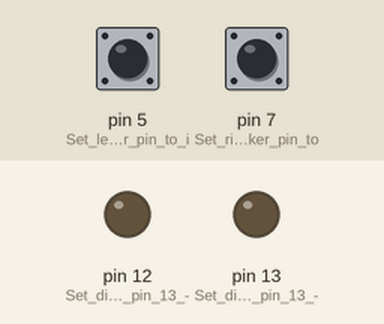
This sketch was run on a simulated Arduino Uno, built with avr-gcc and run on an emulated ATmega328P. Parts: output pins drawn as LEDs (lit = HIGH). The test bench sets the inputs (shaded band); at power-on: pin 5 (Set_left_whisker_pin_to_i) LOW, pin 7 (Set_right_whisker_pin_to) LOW. What the sketch prints to the serial monitor is not drawn.

Above: at 1.2 s.
1.3 s: pin 5 (Set_left_whisker_pin_to_i) pulled HIGH for 0.15 s
At 1.38 s:
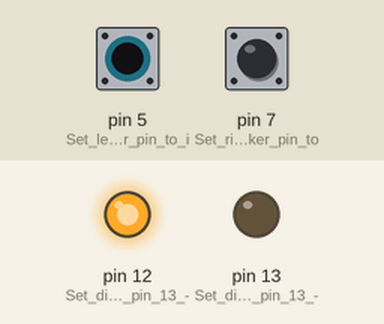
2.9 s: pin 7 (Set_right_whisker_pin_to) pulled HIGH for 0.15 s
At 2.98 s:
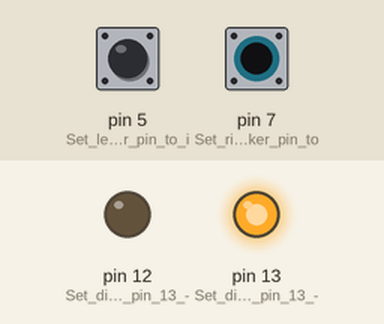
4.5 s: pin 7 (Set_right_whisker_pin_to) pulled HIGH for 3.2 s
At 8.9 s:
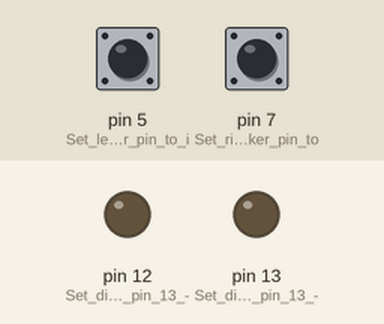
9.2 s: pin 5 (Set_left_whisker_pin_to_i) pulled HIGH for 3.2 s
At 10.4 s:
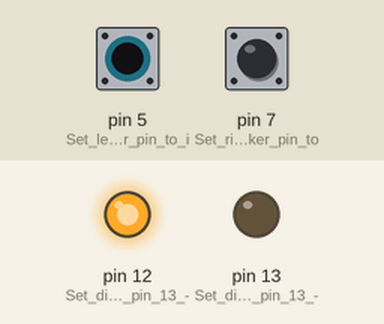
13.9 s: pin 5 (Set_left_whisker_pin_to_i) driven HIGH and pin 7 (Set_right_whisker_pin_to) driven HIGH
At 15.3 s:
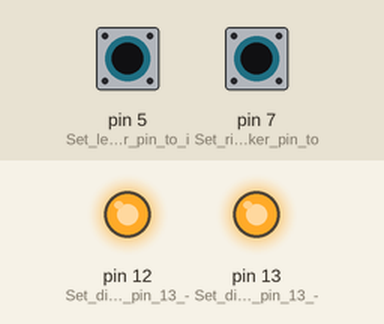
Timing chart, 0 to 16.4 s (numbered marks = the images above; inputs shaded):
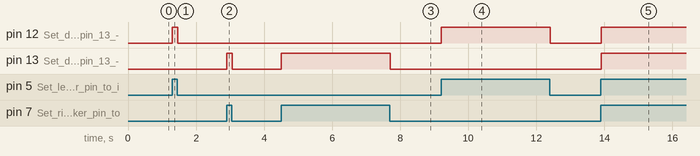

Measured:
- after the input at 1.3 s, pin 12 (Set_digital_pin_13_-): LOW → HIGH at once, → LOW 0.16 s later
- after the input at 2.9 s, pin 13 (Set_digital_pin_13_-): LOW → HIGH at once, → LOW 0.16 s later
- after the input at 4.5 s, pin 13 (Set_digital_pin_13_-): LOW → HIGH at once, → LOW 3.2 s later
- after the input at 9.2 s, pin 12 (Set_digital_pin_13_-): LOW → HIGH at once, → LOW 3.2 s later
- after the input at 13.9 s, pin 12 (Set_digital_pin_13_-), pin 13 (Set_digital_pin_13_-): LOW → HIGH at once

The sketch:

commPi.ino
```cpp
//piTalk.ino
// Reads digital inputs.

byte onState[3] = {0,0,0};

void setup() {
  Serial.begin(9600);
  pinMode(2, INPUT);
  pinMode(3, INPUT);
  pinMode(4, INPUT);

  pinMode(13, OUTPUT);                       // Set digital pin 13 -> output
  pinMode(12, OUTPUT);                       // Set digital pin 13 -> output
  pinMode(7, INPUT);                         // Set right whisker pin to input
  pinMode(5, INPUT);                         // Set left whisker pin to input
  Serial.println("Hello from setup()!");
}

//Serial.println(inputString);

void loop() {

//  for (int=5; i<<8; i+=2) {

    if (digitalRead(5) == HIGH) {

      if (onState[0] == 0) {
//        Serial.println("left touched ");
        Serial.write(5);
        digitalWrite(12, HIGH);
        onState[0] = 1;
      }
    } else {
      onState[0] = 0;
      digitalWrite(12, LOW);
    }

    if (digitalRead(7) == HIGH) {

      if (onState[1] == 0) {
//        Serial.println("right touched ");
        Serial.write(7);
        digitalWrite(13, HIGH);
        onState[1] = 1;
      }
    } else {
      onState[1] = 0;
      digitalWrite(13, LOW);
    }
//  }
  delay(20);
}
```
